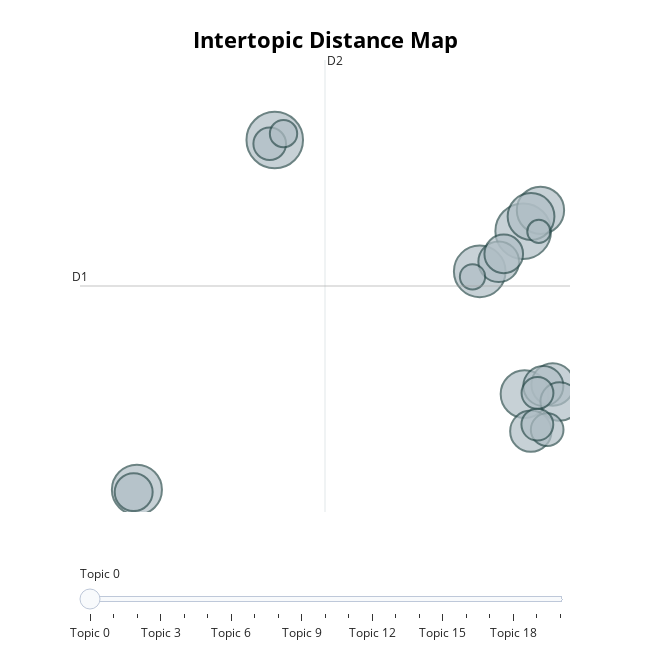

Notebook cell for this chart:
### Code cell
topic_model.visualize_topics()

### Figure 1 — Plotly figure (JSON) as saved in the notebook; plotly's stock layout.template omitted (floating-point values rounded to 4 significant figures)
{"data": [{"customdata": [[0, "活动 | 门票 | 景区 | 免费 | 时间", 60], [1, "王府 | 竹海 | 旅行 | 河南 | 景区", 58], [2, "石窟 | 中国 | 龙门石窟 | 艺术 | 世界", 50], [3, "旅客 | 年票 | 客流 | 郑州 | 列车", 47], [4, "机场 | 建设 | 规划 | 项目 | 自驾车", 43], [5, "地方 | 很多 | 一天 | 一点 | 已经", 42], [6, "泉州 | 洛阳桥 | 旅行 | 历史 | 济南", 41], [7, "工作 | 集团 | 河洛 | 建设 | 投资", 34], [8, "游客 | 景区 | 午餐 | 老君山 | 网友", 32], [9, "河南 | 造纸 | 巩义 | 历史 | 龙亭", 31], [10, "项目 | 消费 | 文旅 | 发展 | 建设", 30], [11, "银杏 | 文旅文创 | 发展 | 大会 | 中国", 28], [12, "广济桥 | 位于 | 白马寺 | 建筑 | 鸡冠", 28], [13, "防控 | 疫情 | 景区 | 开放 | 场所", 27], [14, "五一 | 数据 | 预订 | 增长 | 热门", 20], [15, "写真 | 发团 | 成人 | 儿童 | 地点", 20], [16, "博物馆 | 历史 | 停车场 | 白马寺 | 建设", 19], [17, "景区 | 度假区 | 公示 | 等级 | 评定", 19], [18, "话题 | 大寒 | 隋唐洛阳城 | 同安 | 风起", 14], [19, "福昌 | 龙门石窟 | 城隍庙 | 龙门 | 博物馆", 12], [20, "民宿 | 酒店 | 巧克力 | 孩子 | 余舍", 10]], "hovertemplate": "<b>Topic %{customdata[0]}</b><br>%{customdata[1]}<br>Size: %{customdata[2]}", "legendgroup": "", "marker": {"color": "#B0BEC5", "line": {"color": "DarkSlateGrey", "width": 2}, "size": [60, 58, 50, 47, 43, 42, 41, 34, 32, 31, 30, 28, 28, 27, 20, 20, 19, 19, 14, 12, 10], "sizemode": "area", "sizeref": 0.0375, "symbol": "circle"}, "mode": "markers", "name": "", "orientation": "v", "showlegend": false, "type": "scatter", "x": [-5.852, 0.8514, -0.3208, -9.572, 0.8899, 1.318, 1.063, 1.647, 1.057, 0.191, 1.395, 1.839, 0.3271, -9.659, 1.499, -5.988, 1.233, 1.238, -5.616, -0.5156, 1.273], "xaxis": "x", "y": [17.83, 14.47, 13.0, 4.965, 8.482, 15.24, 15.01, 8.838, 7.117, 13.35, 8.781, 8.208, 13.64, 4.878, 7.174, 17.69, 7.361, 8.525, 18.06, 12.8, 14.46], "yaxis": "y"}], "layout": {"annotations": [{"showarrow": false, "text": "D1", "x": -11.11, "y": 12.46, "yshift": 10}, {"showarrow": false, "text": "D2", "x": -4.496, "xshift": 10, "y": 20.77}], "height": 650, "hoverlabel": {"bgcolor": "white", "font": {"family": "Rockwell", "size": 16}}, "legend": {"itemsizing": "constant", "tracegroupgap": 0}, "margin": {"t": 60}, "shapes": [{"line": {"color": "#CFD8DC", "width": 2}, "type": "line", "x0": -4.496, "x1": -4.496, "y0": 4.146, "y1": 20.77}, {"line": {"color": "#9E9E9E", "width": 2}, "type": "line", "x0": -11.11, "x1": 2.115, "y0": 12.46, "y1": 12.46}], "sliders": [{"active": 0, "pad": {"t": 50}, "steps": [{"args": [{"marker.color": [["red", "#B0BEC5", "#B0BEC5", "#B0BEC5", "#B0BEC5", "#B0BEC5", "#B0BEC5", "#B0BEC5", "#B0BEC5", "#B0BEC5", "#B0BEC5", "#B0BEC5", "#B0BEC5", "#B0BEC5", "#B0BEC5", "#B0BEC5", "#B0BEC5", "#B0BEC5", "#B0BEC5", "#B0BEC5", "#B0BEC5"]]}], "label": "Topic 0", "method": "update"}, {"args": [{"marker.color": [["#B0BEC5", "red", "#B0BEC5", "#B0BEC5", "#B0BEC5", "#B0BEC5", "#B0BEC5", "#B0BEC5", "#B0BEC5", "#B0BEC5", "#B0BEC5", "#B0BEC5", "#B0BEC5", "#B0BEC5", "#B0BEC5", "#B0BEC5", "#B0BEC5", "#B0BEC5", "#B0BEC5", "#B0BEC5", "#B0BEC5"]]}], "label": "Topic 1", "method": "update"}, {"args": [{"marker.color": [["#B0BEC5", "#B0BEC5", "red", "#B0BEC5", "#B0BEC5", "#B0BEC5", "#B0BEC5", "#B0BEC5", "#B0BEC5", "#B0BEC5", "#B0BEC5", "#B0BEC5", "#B0BEC5", "#B0BEC5", "#B0BEC5", "#B0BEC5", "#B0BEC5", "#B0BEC5", "#B0BEC5", "#B0BEC5", "#B0BEC5"]]}], "label": "Topic 2", "method": "update"}, {"args": [{"marker.color": [["#B0BEC5", "#B0BEC5", "#B0BEC5", "red", "#B0BEC5", "#B0BEC5", "#B0BEC5", "#B0BEC5", "#B0BEC5", "#B0BEC5", "#B0BEC5", "#B0BEC5", "#B0BEC5", "#B0BEC5", "#B0BEC5", "#B0BEC5", "#B0BEC5", "#B0BEC5", "#B0BEC5", "#B0BEC5", "#B0BEC5"]]}], "label": "Topic 3", "method": "update"}, {"args": [{"marker.color": [["#B0BEC5", "#B0BEC5", "#B0BEC5", "#B0BEC5", "red", "#B0BEC5", "#B0BEC5", "#B0BEC5", "#B0BEC5", "#B0BEC5", "#B0BEC5", "#B0BEC5", "#B0BEC5", "#B0BEC5", "#B0BEC5", "#B0BEC5", "#B0BEC5", "#B0BEC5", "#B0BEC5", "#B0BEC5", "#B0BEC5"]]}], "label": "Topic 4", "method": "update"}, {"args": [{"marker.color": [["#B0BEC5", "#B0BEC5", "#B0BEC5", "#B0BEC5", "#B0BEC5", "red", "#B0BEC5", "#B0BEC5", "#B0BEC5", "#B0BEC5", "#B0BEC5", "#B0BEC5", "#B0BEC5", "#B0BEC5", "#B0BEC5", "#B0BEC5", "#B0BEC5", "#B0BEC5", "#B0BEC5", "#B0BEC5", "#B0BEC5"]]}], "label": "Topic 5", "method": "update"}, {"args": [{"marker.color": [["#B0BEC5", "#B0BEC5", "#B0BEC5", "#B0BEC5", "#B0BEC5", "#B0BEC5", "red", "#B0BEC5", "#B0BEC5", "#B0BEC5", "#B0BEC5", "#B0BEC5", "#B0BEC5", "#B0BEC5", "#B0BEC5", "#B0BEC5", "#B0BEC5", "#B0BEC5", "#B0BEC5", "#B0BEC5", "#B0BEC5"]]}], "label": "Topic 6", "method": "update"}, {"args": [{"marker.color": [["#B0BEC5", "#B0BEC5", "#B0BEC5", "#B0BEC5", "#B0BEC5", "#B0BEC5", "#B0BEC5", "red", "#B0BEC5", "#B0BEC5", "#B0BEC5", "#B0BEC5", "#B0BEC5", "#B0BEC5", "#B0BEC5", "#B0BEC5", "#B0BEC5", "#B0BEC5", "#B0BEC5", "#B0BEC5", "#B0BEC5"]]}], "label": "Topic 7", "method": "update"}, {"args": [{"marker.color": [["#B0BEC5", "#B0BEC5", "#B0BEC5", "#B0BEC5", "#B0BEC5", "#B0BEC5", "#B0BEC5", "#B0BEC5", "red", "#B0BEC5", "#B0BEC5", "#B0BEC5", "#B0BEC5", "#B0BEC5", "#B0BEC5", "#B0BEC5", "#B0BEC5", "#B0BEC5", "#B0BEC5", "#B0BEC5", "#B0BEC5"]]}], "label": "Topic 8", "method": "update"}, {"args": [{"marker.color": [["#B0BEC5", "#B0BEC5", "#B0BEC5", "#B0BEC5", "#B0BEC5", "#B0BEC5", "#B0BEC5", "#B0BEC5", "#B0BEC5", "red", "#B0BEC5", "#B0BEC5", "#B0BEC5", "#B0BEC5", "#B0BEC5", "#B0BEC5", "#B0BEC5", "#B0BEC5", "#B0BEC5", "#B0BEC5", "#B0BEC5"]]}], "label": "Topic 9", "method": "update"}, {"args": [{"marker.color": [["#B0BEC5", "#B0BEC5", "#B0BEC5", "#B0BEC5", "#B0BEC5", "#B0BEC5", "#B0BEC5", "#B0BEC5", "#B0BEC5", "#B0BEC5", "red", "#B0BEC5", "#B0BEC5", "#B0BEC5", "#B0BEC5", "#B0BEC5", "#B0BEC5", "#B0BEC5", "#B0BEC5", "#B0BEC5", "#B0BEC5"]]}], "label": "Topic 10", "method": "update"}, {"args": [{"marker.color": [["#B0BEC5", "#B0BEC5", "#B0BEC5", "#B0BEC5", "#B0BEC5", "#B0BEC5", "#B0BEC5", "#B0BEC5", "#B0BEC5", "#B0BEC5", "#B0BEC5", "red", "#B0BEC5", "#B0BEC5", "#B0BEC5", "#B0BEC5", "#B0BEC5", "#B0BEC5", "#B0BEC5", "#B0BEC5", "#B0BEC5"]]}], "label": "Topic 11", "method": "update"}, {"args": [{"marker.color": [["#B0BEC5", "#B0BEC5", "#B0BEC5", "#B0BEC5", "#B0BEC5", "#B0BEC5", "#B0BEC5", "#B0BEC5", "#B0BEC5", "#B0BEC5", "#B0BEC5", "#B0BEC5", "red", "#B0BEC5", "#B0BEC5", "#B0BEC5", "#B0BEC5", "#B0BEC5", "#B0BEC5", "#B0BEC5", "#B0BEC5"]]}], "label": "Topic 12", "method": "update"}, {"args": [{"marker.color": [["#B0BEC5", "#B0BEC5", "#B0BEC5", "#B0BEC5", "#B0BEC5", "#B0BEC5", "#B0BEC5", "#B0BEC5", "#B0BEC5", "#B0BEC5", "#B0BEC5", "#B0BEC5", "#B0BEC5", "red", "#B0BEC5", "#B0BEC5", "#B0BEC5", "#B0BEC5", "#B0BEC5", "#B0BEC5", "#B0BEC5"]]}], "label": "Topic 13", "method": "update"}, {"args": [{"marker.color": [["#B0BEC5", "#B0BEC5", "#B0BEC5", "#B0BEC5", "#B0BEC5", "#B0BEC5", "#B0BEC5", "#B0BEC5", "#B0BEC5", "#B0BEC5", "#B0BEC5", "#B0BEC5", "#B0BEC5", "#B0BEC5", "red", "#B0BEC5", "#B0BEC5", "#B0BEC5", "#B0BEC5", "#B0BEC5", "#B0BEC5"]]}], "label": "Topic 14", "method": "update"}, {"args": [{"marker.color": [["#B0BEC5", "#B0BEC5", "#B0BEC5", "#B0BEC5", "#B0BEC5", "#B0BEC5", "#B0BEC5", "#B0BEC5", "#B0BEC5", "#B0BEC5", "#B0BEC5", "#B0BEC5", "#B0BEC5", "#B0BEC5", "#B0BEC5", "red", "#B0BEC5", "#B0BEC5", "#B0BEC5", "#B0BEC5", "#B0BEC5"]]}], "label": "Topic 15", "method": "update"}, {"args": [{"marker.color": [["#B0BEC5", "#B0BEC5", "#B0BEC5", "#B0BEC5", "#B0BEC5", "#B0BEC5", "#B0BEC5", "#B0BEC5", "#B0BEC5", "#B0BEC5", "#B0BEC5", "#B0BEC5", "#B0BEC5", "#B0BEC5", "#B0BEC5", "#B0BEC5", "red", "#B0BEC5", "#B0BEC5", "#B0BEC5", "#B0BEC5"]]}], "label": "Topic 16", "method": "update"}, {"args": [{"marker.color": [["#B0BEC5", "#B0BEC5", "#B0BEC5", "#B0BEC5", "#B0BEC5", "#B0BEC5", "#B0BEC5", "#B0BEC5", "#B0BEC5", "#B0BEC5", "#B0BEC5", "#B0BEC5", "#B0BEC5", "#B0BEC5", "#B0BEC5", "#B0BEC5", "#B0BEC5", "red", "#B0BEC5", "#B0BEC5", "#B0BEC5"]]}], "label": "Topic 17", "method": "update"}, {"args": [{"marker.color": [["#B0BEC5", "#B0BEC5", "#B0BEC5", "#B0BEC5", "#B0BEC5", "#B0BEC5", "#B0BEC5", "#B0BEC5", "#B0BEC5", "#B0BEC5", "#B0BEC5", "#B0BEC5", "#B0BEC5", "#B0BEC5", "#B0BEC5", "#B0BEC5", "#B0BEC5", "#B0BEC5", "red", "#B0BEC5", "#B0BEC5"]]}], "label": "Topic 18", "method": "update"}, {"args": [{"marker.color": [["#B0BEC5", "#B0BEC5", "#B0BEC5", "#B0BEC5", "#B0BEC5", "#B0BEC5", "#B0BEC5", "#B0BEC5", "#B0BEC5", "#B0BEC5", "#B0BEC5", "#B0BEC5", "#B0BEC5", "#B0BEC5", "#B0BEC5", "#B0BEC5", "#B0BEC5", "#B0BEC5", "#B0BEC5", "red", "#B0BEC5"]]}], "label": "Topic 19", "method": "update"}, {"args": [{"marker.color": [["#B0BEC5", "#B0BEC5", "#B0BEC5", "#B0BEC5", "#B0BEC5", "#B0BEC5", "#B0BEC5", "#B0BEC5", "#B0BEC5", "#B0BEC5", "#B0BEC5", "#B0BEC5", "#B0BEC5", "#B0BEC5", "#B0BEC5", "#B0BEC5", "#B0BEC5", "#B0BEC5", "#B0BEC5", "#B0BEC5", "red"]]}], "label": "Topic 20", "method": "update"}]}], "title": {"font": {"color": "Black", "size": 22}, "text": "<b>Intertopic Distance Map</b>", "x": 0.5, "xanchor": "center", "y": 0.95, "yanchor": "top"}, "width": 650, "xaxis": {"anchor": "y", "domain": [0, 1], "range": [-11.11, 2.115], "title": {"text": ""}, "visible": false}, "yaxis": {"anchor": "x", "domain": [0, 1], "range": [4.146, 20.77], "title": {"text": ""}, "visible": false}}}
